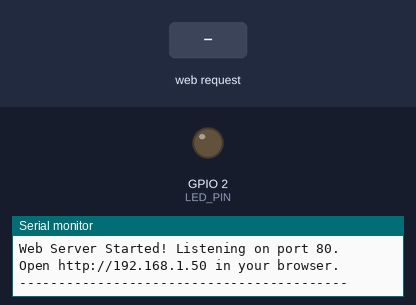
Bench run of a sketch on a simulated ESP32. Shown: output pins drawn as LEDs (lit = HIGH), the last lines printed to the serial monitor. The inputs (shaded band) are chosen by the test bench. WiFi joins after 1.5 s; servers stay silent unless stated.

Above: at 3.2 s.
3.3 s: HTTP request GET /on received
At 4.0 s:
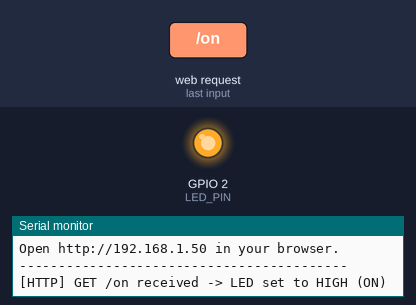
6.3 s: HTTP request GET /off received
At 7.5 s:
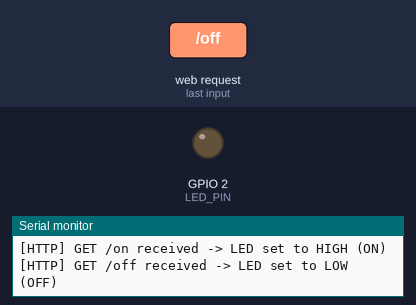
Timing chart, 0 to 9.3 s (numbered marks = the images above; inputs shaded):
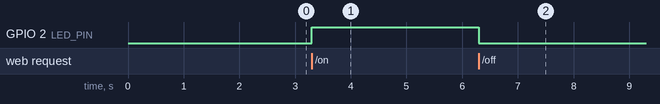

Measured:
- after the input at 3.3 s, GPIO 2 (LED_PIN): LOW → HIGH at once
- after the input at 6.3 s, GPIO 2 (LED_PIN): HIGH → LOW at once

The sketch:

task1_esp32_web_server.ino
```cpp
/*
  ==============================================================================
  Project: Week 7 - Task 1: ESP32 Web Server & HTML LED Control
  Author: Archana C
  Institution: Kumaraguru College of Technology (KCT)
  Repository: https://github.com/archin123/portfolio
  Target Board: ESP32 Dev Module / NodeMCU-32S
  Description:
    Hosts an asynchronous HTTP web server on an ESP32 in Station (STA) mode.
    Serves a responsive HTML/CSS web interface allowing users on the same Wi-Fi
    network to control an LED (built-in GPIO2 or external GPIO4/GPIO26) via
    HTTP GET requests (/on, /off, /status).
  ==============================================================================
*/

#include <WiFi.h>
#include <WebServer.h>

// -----------------------------------------------------------------------------
// Network Configuration (Replace with local 2.4 GHz credentials)
// -----------------------------------------------------------------------------
const char* ssid     = "YOUR_WIFI_SSID";
const char* password = "YOUR_WIFI_PASSWORD";

// -----------------------------------------------------------------------------
// Hardware Pin Configuration
// -----------------------------------------------------------------------------
// GPIO 2 is commonly connected to the onboard blue LED on ESP32 DevKit boards.
// If using an external LED with a 220 Ohm current-limiting resistor, connect
// Anode to GPIO 2 (or GPIO 4) and Cathode through 220 Ohm resistor to GND.
const int LED_PIN = 2;

// Track active LED state
bool ledState = false;

// Create WebServer instance listening on standard HTTP port 80
WebServer server(80);

// -----------------------------------------------------------------------------
// HTML & CSS Webpage Generation Function
// Matches the modern dark-themed web interface captured in DevTools (task one 2.png)
// -----------------------------------------------------------------------------
String generateWebpage() {
  String page = "<!DOCTYPE html>\n";
  page += "<html lang=\"en\">\n";
  page += "<head>\n";
  page += "  <meta charset=\"UTF-8\">\n";
  page += "  <meta name=\"viewport\" content=\"width=device-width, initial-scale=1.0\">\n";
  page += "  <title>ESP32 LED Control - Wi-Fi Web Server</title>\n";
  page += "  <style>\n";
  page += "    * { margin:0; padding:0; box-sizing:border-box; font-family:-apple-system,BlinkMacSystemFont,'Segoe UI',Roboto,sans-serif; }\n";
  page += "    body { background-color: #1e2430; min-height: 100vh; display: flex; align-items: center; justify-content: center; padding: 20px; }\n";
  page += "    .card { background: #2b3445; border-radius: 24px; padding: 40px 32px; width: 100%; max-width: 360px; text-align: center; box-shadow: 0 20px 40px rgba(0,0,0,0.35); }\n";
  page += "    h1 { color: #ffffff; font-size: 24px; font-weight: 700; margin-bottom: 6px; }\n";
  page += "    .subtitle { color: #8c9ba5; font-size: 14px; margin-bottom: 30px; }\n";
  page += "    .led-indicator { width: 90px; height: 90px; border-radius: 50%; margin: 0 auto 24px; transition: all 0.3s ease; ";
  if (ledState) {
    page += "background: #22c55e; box-shadow: 0 0 32px #22c55e, inset 0 0 10px #ffffff; }\n";
  } else {
    page += "background: #374151; box-shadow: inset 0 3px 8px rgba(0,0,0,0.6); }\n";
  }
  page += "    .status-text { color: #e2e8f0; font-size: 18px; font-weight: 600; margin-bottom: 32px; }\n";
  page += "    .status-text span { color: " + String(ledState ? "#22c55e" : "#ef4444") + "; font-weight: 700; }\n";
  page += "    .btn-group { display: flex; gap: 14px; justify-content: center; }\n";
  page += "    .btn { flex: 1; padding: 14px 20px; border-radius: 12px; font-size: 16px; font-weight: 700; text-decoration: none; border: none; cursor: pointer; transition: transform 0.15s ease, box-shadow 0.15s ease; display: inline-block; }\n";
  page += "    .btn:active { transform: scale(0.96); }\n";
  page += "    .btn-on { background: #22c55e; color: #ffffff; box-shadow: 0 4px 14px rgba(34,197,94,0.4); }\n";
  page += "    .btn-on:hover { background: #16a34a; }\n";
  page += "    .btn-off { background: #ef4444; color: #ffffff; box-shadow: 0 4px 14px rgba(239,68,68,0.4); }\n";
  page += "    .btn-off:hover { background: #dc2626; }\n";
  page += "    .footer { margin-top: 28px; font-size: 11px; color: #64748b; letter-spacing: 0.05em; text-transform: uppercase; }\n";
  page += "  </style>\n";
  page += "</head>\n";
  page += "<body>\n";
  page += "  <div class=\"card\">\n";
  page += "    <h1>ESP32 LED Control</h1>\n";
  page += "    <div class=\"subtitle\">Wi-Fi Web Server</div>\n";
  page += "    <div class=\"led-indicator\"></div>\n";
  page += "    <div class=\"status-text\">LED Status: <span>" + String(ledState ? "ON" : "OFF") + "</span></div>\n";
  page += "    <div class=\"btn-group\">\n";
  page += "      <a href=\"/on\" class=\"btn btn-on\">ON</a>\n";
  page += "      <a href=\"/off\" class=\"btn btn-off\">OFF</a>\n";
  page += "    </div>\n";
  page += "    <div class=\"footer\">ESP32 IP: " + WiFi.localIP().toString() + "</div>\n";
  page += "  </div>\n";
  page += "</body>\n";
  page += "</html>\n";
  return page;
}

// -----------------------------------------------------------------------------
// HTTP Route Handlers
// -----------------------------------------------------------------------------

// Handler for root path: GET /
void handleRoot() {
  Serial.println("[HTTP] GET / received - Serving main control page");
  server.send(200, "text/html", generateWebpage());
}

// Handler for turning LED ON: GET /on
void handleLEDOn() {
  ledState = true;
  digitalWrite(LED_PIN, HIGH);
  Serial.println("[HTTP] GET /on received -> LED set to HIGH (ON)");
  // HTTP 200 response with updated HTML interface
  server.send(200, "text/html", generateWebpage());
}

// Handler for turning LED OFF: GET /off
void handleLEDOff() {
  ledState = false;
  digitalWrite(LED_PIN, LOW);
  Serial.println("[HTTP] GET /off received -> LED set to LOW (OFF)");
  // HTTP 200 response with updated HTML interface
  server.send(200, "text/html", generateWebpage());
}

// Optional JSON status endpoint for automated testing / API calls
void handleStatus() {
  String json = "{\"status\": \"" + String(ledState ? "ON" : "OFF") + "\", \"gpio\": " + String(LED_PIN) + ", \"ip\": \"" + WiFi.localIP().toString() + "\"}";
  server.send(200, "application/json", json);
}

// Handler for unknown routes: 404 Not Found
void handleNotFound() {
  String message = "404 Not Found\n\n";
  message += "URI: " + server.uri() + "\n";
  message += "Method: " + String((server.method() == HTTP_GET) ? "GET" : "POST") + "\n";
  server.send(404, "text/plain", message);
}

// -----------------------------------------------------------------------------
// Setup Function
// -----------------------------------------------------------------------------
void setup() {
  // Initialize Serial Monitor at 115200 baud
  Serial.begin(115200);
  delay(500);

  Serial.println("\n==========================================");
  Serial.println("  ESP32 Web Server & HTML LED Control     ");
  Serial.println("  Student: Archana C                      ");
  Serial.println("==========================================");

  // Configure LED GPIO as output and set initial state to OFF
  pinMode(LED_PIN, OUTPUT);
  digitalWrite(LED_PIN, LOW);
  ledState = false;

  // Connect to the local Wi-Fi network in Station (STA) mode
  Serial.print("Connecting to Wi-Fi: ");
  Serial.println(ssid);
  WiFi.mode(WIFI_STA);
  WiFi.begin(ssid, password);

  // Wait until connection is successfully established
  while (WiFi.status() != WL_CONNECTED) {
    delay(500);
    Serial.print(".");
  }

  // Print network diagnostics to Serial Monitor
  Serial.println("\nWi-Fi Connected!");
  Serial.print("ESP32 IP Address: ");
  Serial.println(WiFi.localIP());
  Serial.print("Signal Strength (RSSI): ");
  Serial.print(WiFi.RSSI());
  Serial.println(" dBm");

  // Register HTTP endpoint routes
  server.on("/", HTTP_GET, handleRoot);
  server.on("/on", HTTP_GET, handleLEDOn);
  server.on("/off", HTTP_GET, handleLEDOff);
  server.on("/status", HTTP_GET, handleStatus);
  server.onNotFound(handleNotFound);

  // Start HTTP Web Server
  server.begin();
  Serial.println("Web Server Started! Listening on port 80.");
  Serial.println("Open http://" + WiFi.localIP().toString() + " in your browser.");
  Serial.println("------------------------------------------");
}

// -----------------------------------------------------------------------------
// Main Loop
// -----------------------------------------------------------------------------
void loop() {
  // Continuously listen for incoming client HTTP connections and dispatch handlers
  server.handleClient();

  // Minimal yield to keep ESP32 watchdog and background Wi-Fi tasks healthy
  delay(2);
}
```
